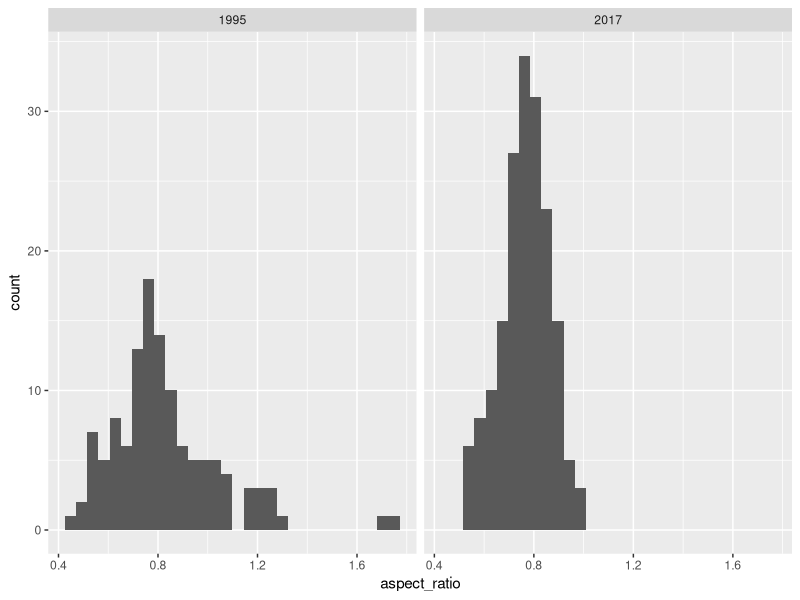
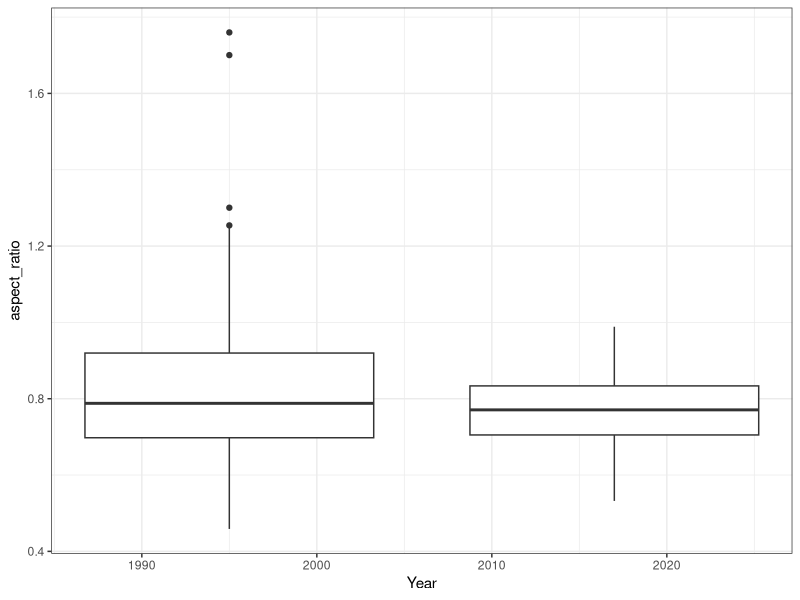
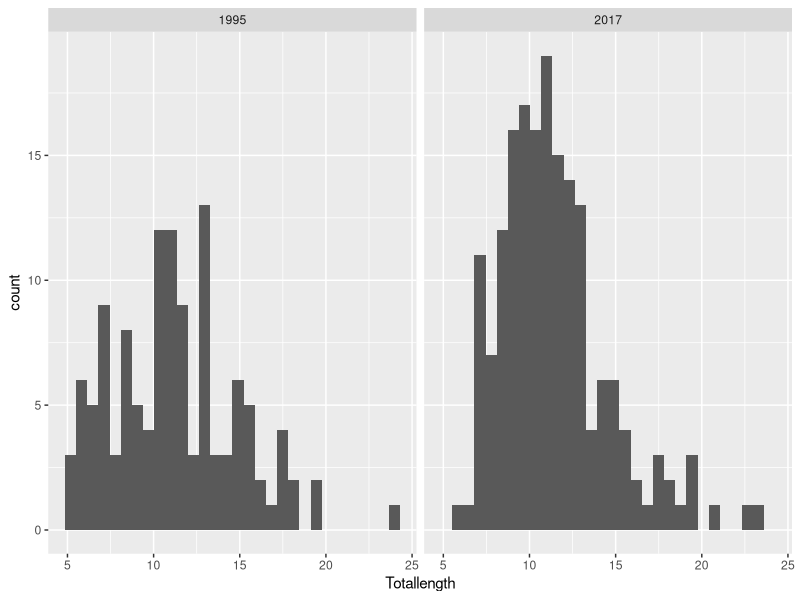
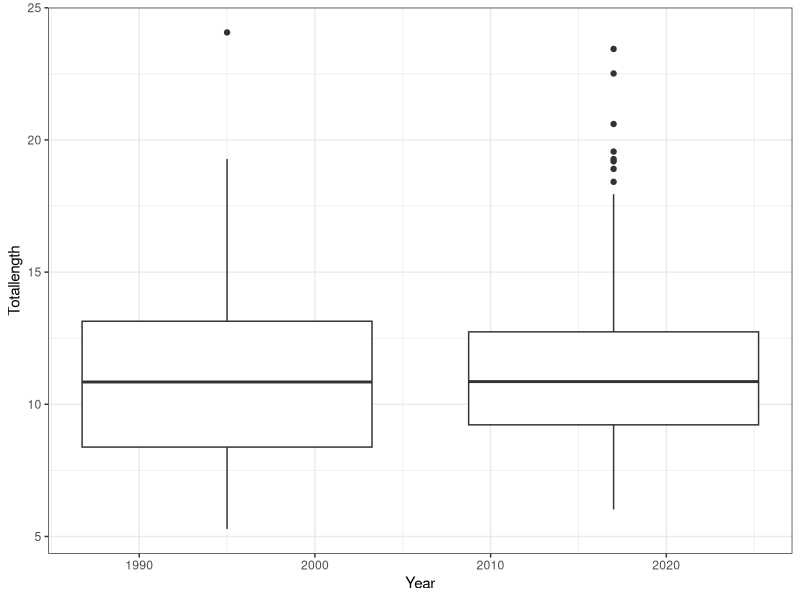
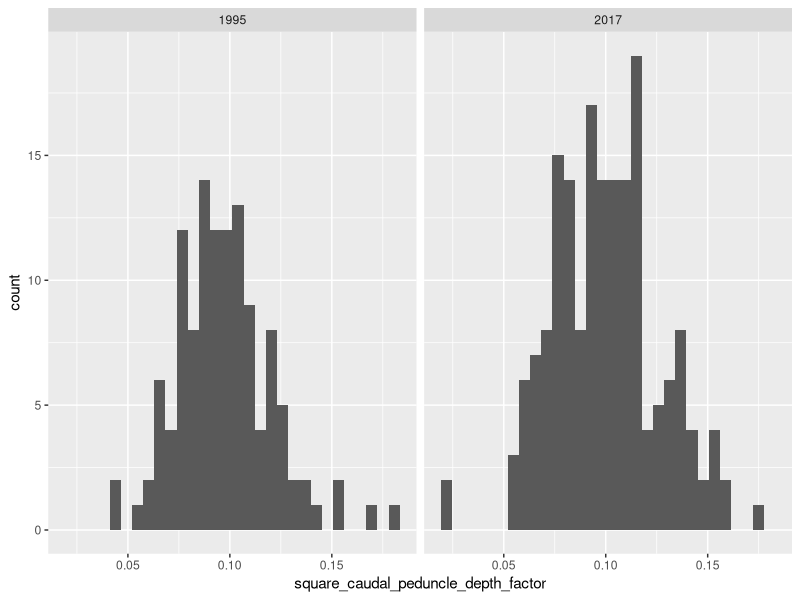
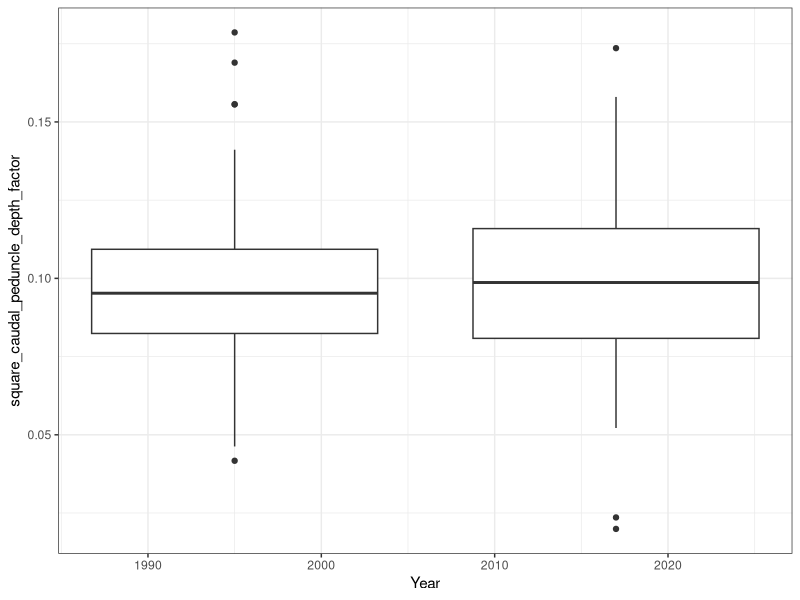
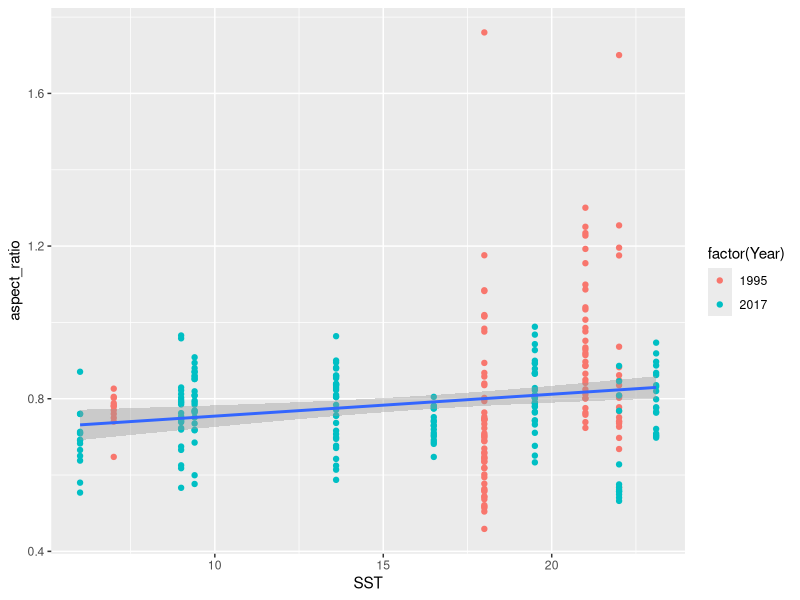
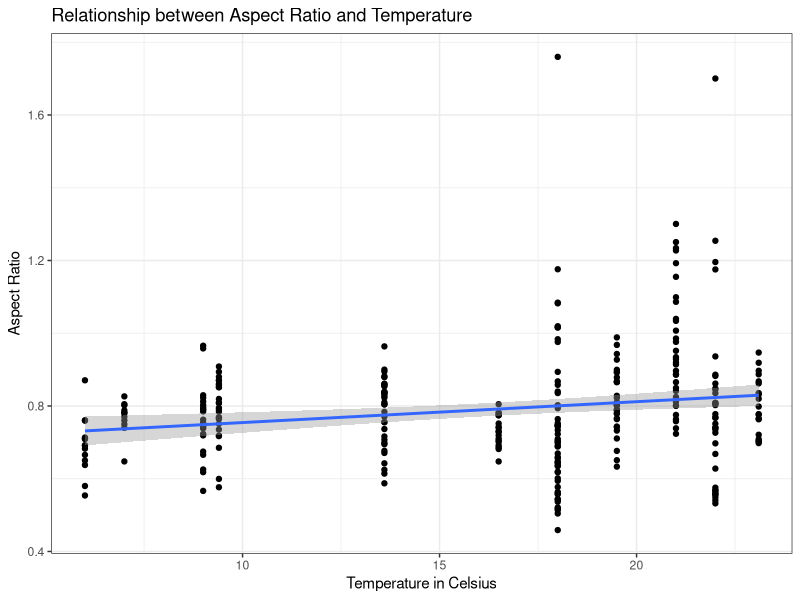

The R script that drew these images, in order:
## ---- chunk 1
library(lubridate)
library(tidyverse)
library(ggplot2)
## ---- chunk 2
atlantic_croaker_final <- read_csv("data/atlantic_croaker_final.csv")
View(atlantic_croaker_final)
## ---- chunk 3
atlantic_croaker_final <- atlantic_croaker_final %>% 
  mutate(aspect_ratio=(Caudheight/Caudarea)^(1/2), square_caudal_peduncle_depth_factor=(Cauddepth/Depthatpec)^2, 
         Year=year(Tow_date), Month=month(Tow_date))
View(atlantic_croaker_final)
## ---- chunk 4
#Make dataframe for 1995 & 2017 fish
##in order to create statistical tests
atcroaker95 <- atlantic_croaker_final %>% 
  filter(Year==1995)

atcroaker17 <- atlantic_croaker_final %>% 
  filter(Year==2017)
## ---- chunk 5
#Making a plot
ggplot(data= atlantic_croaker_final, aes(x=aspect_ratio)) +
  geom_histogram() +
  facet_wrap(~Year)

ggplot(data=atlantic_croaker_final) +
  geom_boxplot(aes(x=Year, y=aspect_ratio, group= Year)) +
  theme_bw()
ggsave(path = "figures",filename = "aspect_ratio.jpg")

#Statistical test
wilcox.test(x=atcroaker95$aspect_ratio, y=atcroaker17$aspect_ratio, alternative = c("two.sided"))
## ---- chunk 6
#Make a plot
ggplot(data= atlantic_croaker_final, aes(x=Totallength)) +
  geom_histogram() +
  facet_wrap(~Year)

ggplot(data=atlantic_croaker_final) +
  geom_boxplot(aes(x=Year, y=Totallength, group= Year)) +
  theme_bw()
ggsave(path = "figures",filename = "total_length.jpg")

#Statistical analysis
wilcox.test(x=atcroaker95$Totallength, y=atcroaker17$Totallength , alternative=c("two.sided"))
## ---- chunk 7
#Make a plot
ggplot(data= atlantic_croaker_final, aes(x=square_caudal_peduncle_depth_factor)) +
  geom_histogram() +
  facet_wrap(~Year) 

ggplot(data=atlantic_croaker_final) +
  geom_boxplot(aes(x=Year, y=square_caudal_peduncle_depth_factor, group= Year))  +
  theme_bw()
ggsave(path = "figures",filename = "square_caudal.jpg")

#Statistical analysis
wilcox.test(x=atcroaker95$square_caudal_peduncle_depth_factor,  y=atcroaker17$square_caudal_peduncle_depth_factor, alternative = c("two.sided"))
## ---- chunk 8
#Linear model
AR_linearmodel <- lm(aspect_ratio ~ SST, atlantic_croaker_final)
summary(AR_linearmodel)

#Plot
ggplot(data=atlantic_croaker_final) +
  geom_point(aes(x=SST, y=aspect_ratio, color=factor(Year))) +
  geom_smooth(aes(x=SST, y=aspect_ratio), method = "lm")

ggplot(data=atlantic_croaker_final) +
  geom_point(aes(x=SST, y=aspect_ratio)) +
  geom_smooth(aes(x=SST, y=aspect_ratio), method = "lm") +
  labs(x= "Temperature in Celsius", y= "Aspect Ratio", title = "Relationship between Aspect Ratio and Temperature") +
  theme_bw()
## ---- chunk 9
#Linear model
TL_linearmodel <- lm(Totallength ~ SST, atlantic_croaker_final)
summary(TL_linearmodel)

#Plot for reference
ggplot(data = atlantic_croaker_final) +
  geom_point(aes(x=SST, y=Totallength, color= factor(Year))) +
  geom_smooth(aes(x= SST,y=Totallength), method = "lm")

#Plot to answer question
ggplot(data = atlantic_croaker_final) +
  geom_point(aes(x=SST, y=Totallength)) +
  geom_smooth(aes(x= SST,y=Totallength), method = "lm")
##NO SIGNIFICANCE IN TEMPERATURE AND MORPHOLOGY
## ---- chunk 10
#Linear model
CPDF_linearmodel <- lm(square_caudal_peduncle_depth_factor ~ SST, atlantic_croaker_final) 
summary(CPDF_linearmodel)

#Plot for reference
ggplot(data=atlantic_croaker_final) +
  geom_point(aes(x= SST, y=square_caudal_peduncle_depth_factor, color=factor(Year))) +
  geom_smooth(aes(x=SST, y= square_caudal_peduncle_depth_factor), method = "lm")

#Plot to answer question
ggplot(data=atlantic_croaker_final) +
  geom_point(aes(x= SST, y=square_caudal_peduncle_depth_factor)) +
  geom_smooth(aes(x=SST, y= square_caudal_peduncle_depth_factor), method = "lm") +
  labs(x= "Temperature in Celsius", y= "Square Caudal Peduncle Depth Factor", title = "Relationship between Square Caudal Peduncle Depth Factor and Temperature") + 
  theme_bw()

#save a figure as an image 
ggsave(path = "figures",filename = "square_caudal_temp.jpg")
## ---- chunk 11
#Plot
ggplot(data=atlantic_croaker_final) +
  geom_point(aes(x=Month, y=Totallength, color=factor(Month)))

#Statistical analysis
wilcox.test(x= atcroaker95$Totallength,  y= atcroaker17$Totallength, alternative = c("two.sided"))
## ---- chunk 12
#Plot
ggplot(data=atlantic_croaker_final) +
  geom_point(aes(x=Month, y=Bodyarea, color=factor(Month)))

#Statistical test
wilcox.test(x=atcroaker95$Bodyarea, y=atcroaker17$Bodyarea, alternative = c("two.sided"))
## ---- chunk 13
#Plot
ggplot(data = atlantic_croaker_final) +
  geom_point(aes(x=Month, y=aspect_ratio, color=factor(Month)))

#Statistical analysis
wilcox.test(x=atcroaker95$aspect_ratio, y=atcroaker17$aspect_ratio, alternative = c("two.sided"))
## ---- chunk 14
#Plot
ggplot(data = atlantic_croaker_final) +
  geom_point(aes(x=Month, y=square_caudal_peduncle_depth_factor, color=factor(Month)))

#Statistical analysis
wilcox.test(x=atcroaker95$square_caudal_peduncle_depth_factor, y=atcroaker17$square_caudal_peduncle_depth_factor, alternative = c("two.sided"))
